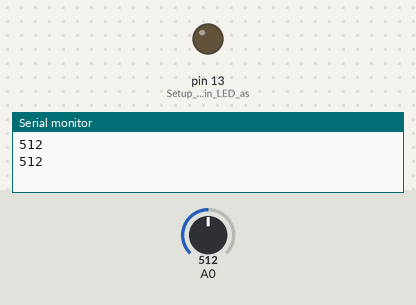
A sketch run on a simulated Arduino Uno, built with avr-gcc and run on an emulated ATmega328P. On the bench: output pins drawn as LEDs (lit = HIGH), the last lines printed to the serial monitor. Inputs (shaded band) come from the test bench; at power-on: A0 = 512.

Above: at 1.8 s.
1.9 s: A0 set to 312
3.4 s: A0 set to 290
At 4.6 s:
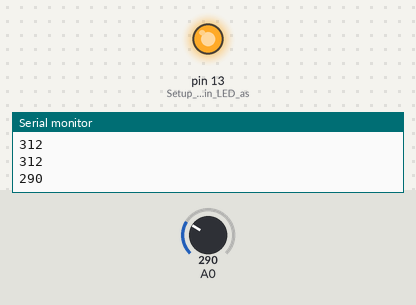
5.5 s: A0 set to 306
At 7.2 s:
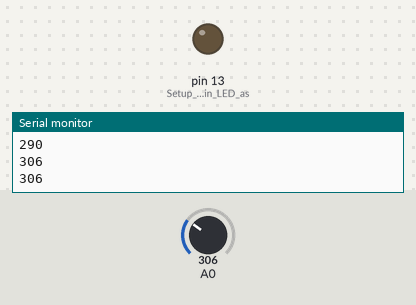
7.5 s: A0 set to 122
At 8.8 s:
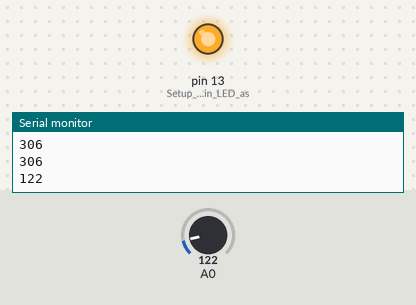
Timing chart, 0 to 10.5 s (numbered marks = the images above; inputs shaded):
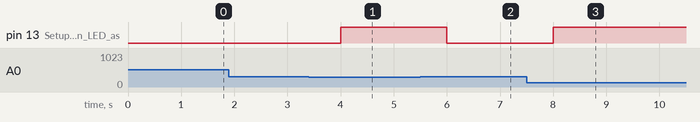

Measured:
- the behaviour switches between 301 and 300 on A0 (found by bisection; images 0 and 1)
- after the input at 3.4 s, pin 13 (Setup_the_Built-in_LED_as): LOW → HIGH after 0.60 s
- after the input at 5.5 s, pin 13 (Setup_the_Built-in_LED_as): HIGH → LOW after 0.50 s
- after the input at 7.5 s, pin 13 (Setup_the_Built-in_LED_as): LOW → HIGH after 0.50 s

The sketch:

SmartPlant.ino
```cpp
  /*
 SmartPlant Project 4.1C for SIT107
 Matthew Gray 212417139
 Threshold for watering is 300, as above that is damp soil, will confirm with user if it needs adjustment
 Humidity sensor connected to +5V, GND and A0
 */
void setup() {
  Serial.begin(9600); // open serial port, set the baud rate as 9600 bps
  pinMode(LED_BUILTIN, OUTPUT);  // Setup the Built-in LED as an output
}
void loop() {
  int humidity;             // Integer for the humidity reading
  humidity = analogRead(0); // Take humidity reading from Analog pin 0
  Serial.println(humidity);      //print the value to serial port for debugging
  if (humidity <= 300) {
    digitalWrite(LED_BUILTIN, HIGH); // Set LED to on if humidity is equal to or below 300
  }
  else
  {
    digitalWrite(LED_BUILTIN, LOW); // Set LED to off if humidity reading above 300
  }
  delay(1000);
}
```
